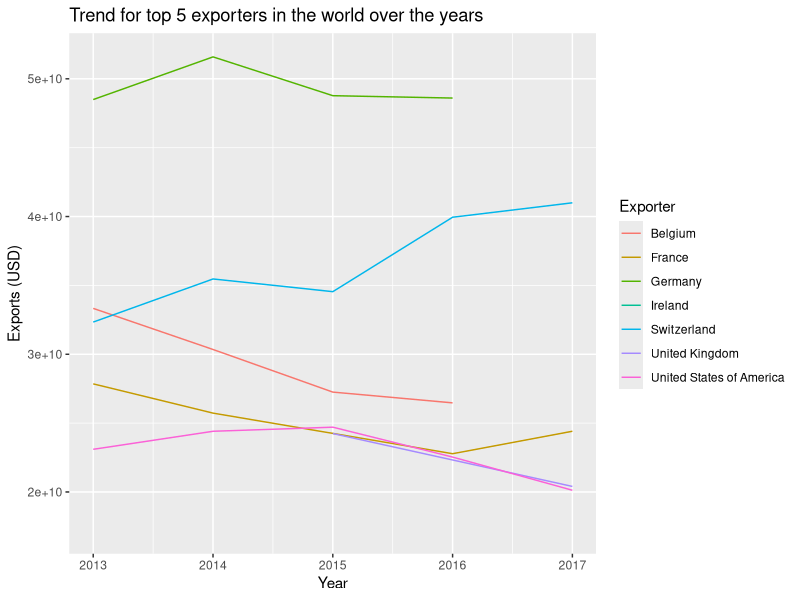
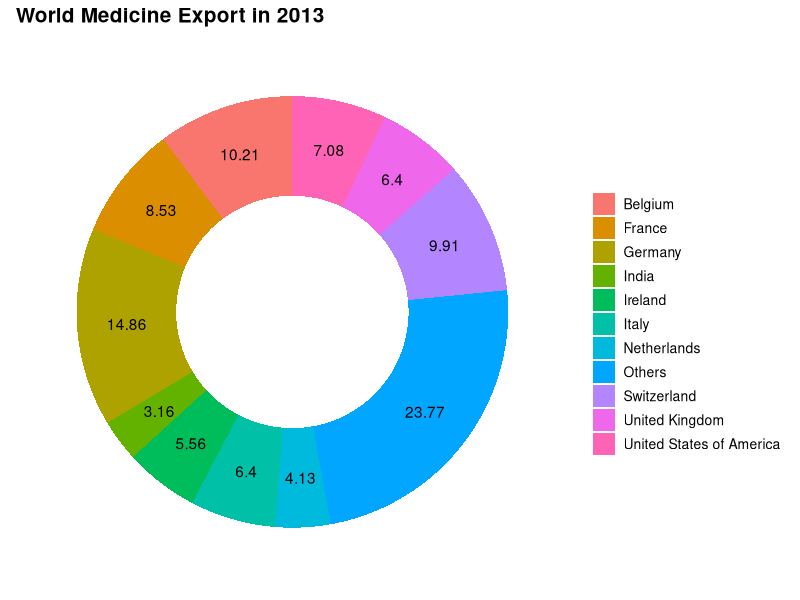
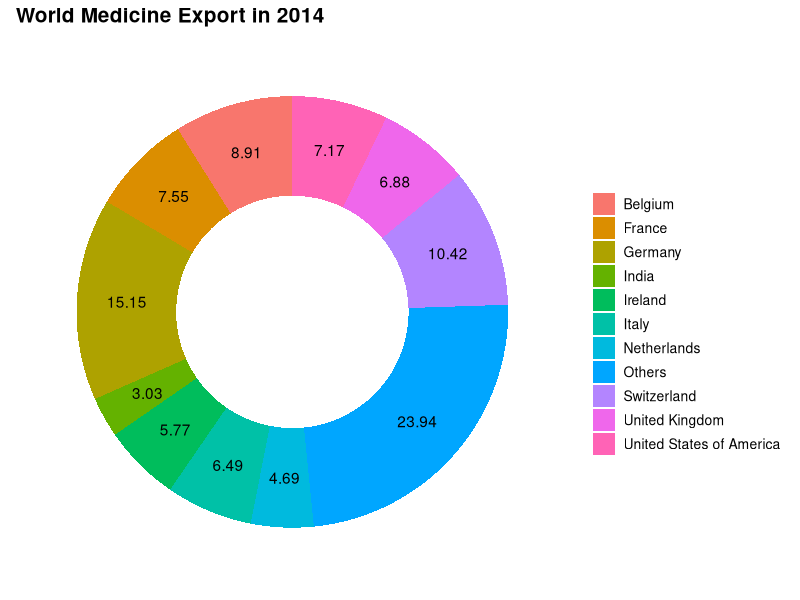
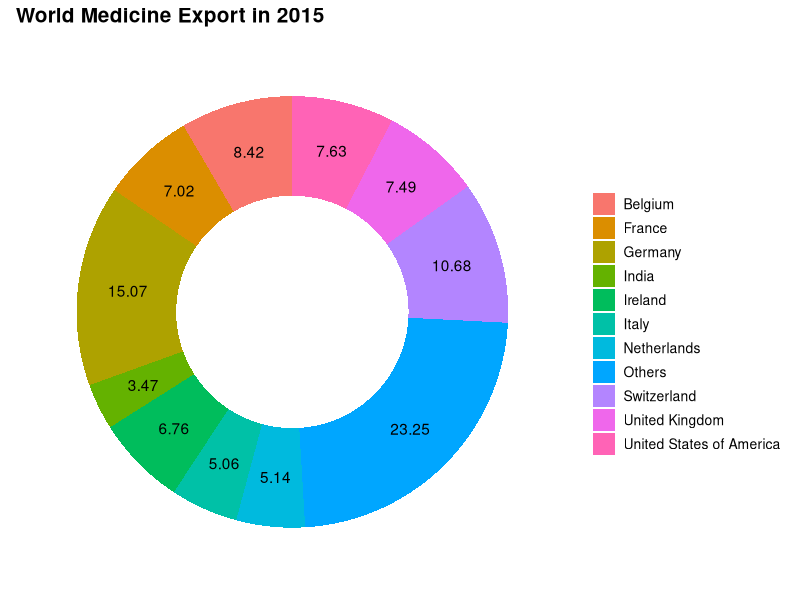
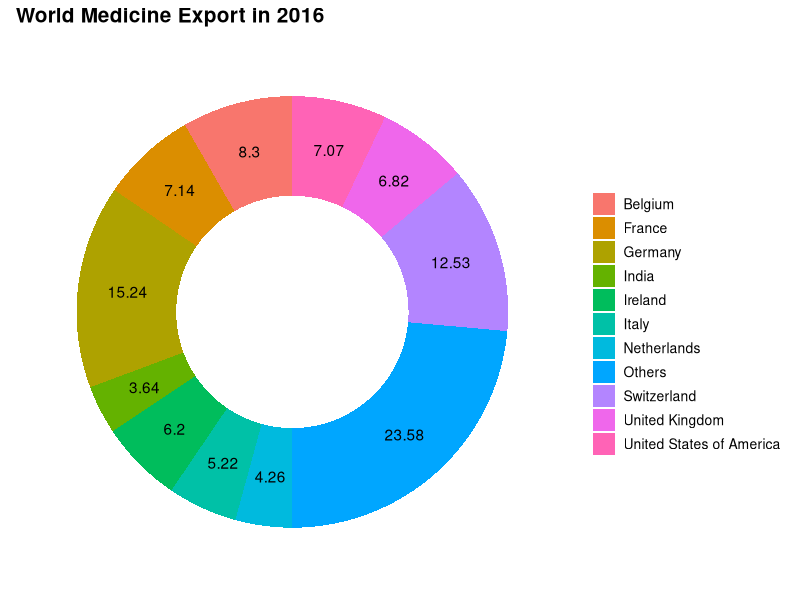

The R source for these figures, in order:
## ---- chunk 1
knitr::opts_chunk$set(echo = TRUE, message = FALSE, warning = FALSE,error = FALSE)
## ---- chunk 2
rm(list = ls())
## ---- chunk 3
library(tidyverse) #Data Wrangling
library(readxl) #Data Ingestion
library(ggplot2) #Data Visualization
## ---- chunk 4
drugs = read_excel("DrugAndMedicineExports.xlsx")
## ---- chunk 5
drugs
## ---- chunk 6
drugs %>% 
  glimpse()
drugs %>% 
  summary()
## ---- chunk 7
drugs = drugs %>% 
  filter(!is.na(`Exports (USD)`))
## ---- chunk 8
drugs %>% 
  group_by(Exporter) %>% 
  summarise(TotalExport = sum(`Exports (USD)`)) %>% 
  arrange(desc(TotalExport))
## ---- chunk 9
top5ExportersByYear = drugs %>% 
  filter(Exporter!="World") %>% 
  group_by(Year) %>% 
  top_n(5, `Exports (USD)`) %>% 
  ungroup()
## ---- chunk 10
g = ggplot(data = top5ExportersByYear, aes(x = Year, y = `Exports (USD)`))
g + geom_line(aes(color = Exporter)) + labs(title = 'Trend for top 5 exporters in the world over the years')
## ---- chunk 11
getTop10ForYear = function(df){
  top10ForYear = df %>% 
    filter(Exporter!="World") %>% 
    top_n(10, `Exports (USD)`)
  
  othersExports = (df %>% filter(Exporter=="World") %>% select(`Exports (USD)`)) - (top10ForYear %>% summarise(Total = sum(`Exports (USD)`)))
  
  YEAR = df %>% select(Year) %>% unique() %>% .$Year
  top10ForYear = top10ForYear %>% 
    add_row(Exporter = "Others", Year = YEAR, `Exports (USD)` = othersExports %>% .$`Exports (USD)`)
  return(top10ForYear)
}
yearlyTop10s = drugs %>% 
  filter(Year != 2017) %>% 
  group_by(Year) %>% 
  do(getTop10ForYear(.))
yearlyTop10s
## ---- chunk 12
plotTop10 = function(df){
  YEAR = df %>% select(Year) %>% unique() %>% .$Year
  plotTitle = paste("World Medicine Export in", YEAR, sep = " ")
  
  df = df %>% 
    mutate(tot = sum(`Exports (USD)`),
           prop = round(100*`Exports (USD)`/tot,2))
  
  p = ggplot(df, aes(x=2, y=prop, fill=Exporter)) + 
    geom_bar(stat="identity") + 
    geom_text( aes(label = prop), position = position_stack(vjust = 0.5)) + 
    xlim(0.5, 2.5) +
    coord_polar(theta = "y") +
    labs(x=NULL, y=NULL) + 
    labs(fill="") + 
    ggtitle(plotTitle) + 
    theme_bw() + 
    theme(plot.title = element_text(face="bold",family=c("sans"),size=15),
          legend.text=element_text(size=10),
          axis.ticks=element_blank(),
          axis.text=element_blank(),
          axis.title=element_blank(),
          panel.grid=element_blank(),
          panel.border=element_blank())
  return(p)
}
## ---- chunk 13
plotTop10(yearlyTop10s %>% filter(Year==2013))
plotTop10(yearlyTop10s %>% filter(Year==2014))
plotTop10(yearlyTop10s %>% filter(Year==2015))
plotTop10(yearlyTop10s %>% filter(Year==2016))
